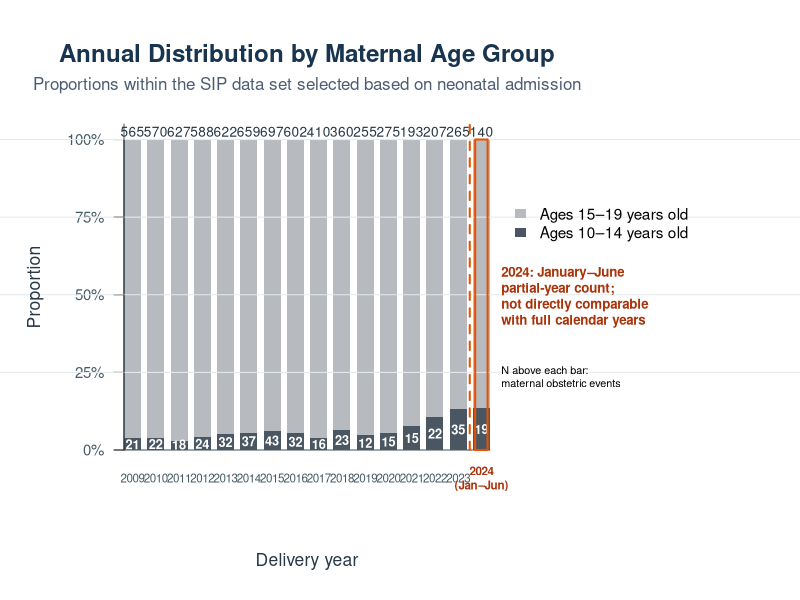

Write R code to recreate this figure.
## Figure 3: annual distribution by maternal age group (US academic English).
library(ragg)

years <- 2009:2024
totals <- c(565,570,627,588,622,659,697,602,410,360,255,275,193,207,265,140)
younger <- c(21,22,18,24,32,37,43,32,16,23,12,15,15,22,35,19)
older <- totals - younger
prop_young <- younger/totals
prop_old <- older/totals

out_path <- "manuscript/media/media/image3.jpeg"
agg_jpeg(out_path, width=1600, height=950, units="px", res=150, quality=96,
         background="white")
par(mar=c(7.5,6.2,6.2,15.5), family="sans", xaxs="i", yaxs="i", xpd=NA)
x <- barplot(rbind(prop_young,prop_old), beside=FALSE, col=c("#4A5661","#B7BBC0"),
             border=NA, space=.35, ylim=c(0,1.05), axes=FALSE, xlab="", ylab="")
axis(2, at=seq(0,1,.25), labels=paste0(seq(0,100,25),"%"), las=1,
     col.axis="#455A64", cex.axis=.9)
text(x[1:15], -.09, as.character(2009:2023), col="#455A64", cex=.70)
text(x[16], -.09, "2024\n(Jan–Jun)", col="#A9330A", cex=.70, font=2)
abline(h=seq(.25,1,.25), col="#E5E9EC", lwd=1)
box(bty="l", col="#455A64")
mtext("Delivery year", side=1, line=5, cex=1.05, col="#263746")
mtext("Proportion", side=2, line=4, cex=1.05, col="#263746")
title(main="Annual Distribution by Maternal Age Group", line=3.1, cex.main=1.45,
      col.main="#18344F", font.main=2)
mtext("Proportions within the SIP data set selected based on neonatal admission", side=3,
      line=1.5, cex=1.02, col="#4B5D73")
text(x, 1.025, totals, cex=.82, col="#263746")
text(x, pmax(prop_young/2,.018), younger, cex=.77, col="white", font=2)

orange <- "#E65300"
segments((x[15]+x[16])/2, 0, (x[15]+x[16])/2, 1.05,
         col=orange, lty=2, lwd=2)
rect(x[16]-.36,0,x[16]+.36,1,border=orange,lwd=2)
legend(max(x)+1.15,.82, legend=c("Ages 15–19 years old","Ages 10–14 years old"),
       fill=c("#B7BBC0","#4A5661"), border=NA, bty="n", cex=.92)
text(max(x)+1.15,.59,"2024: January–June\npartial-year count;\nnot directly comparable\nwith full calendar years",
     adj=c(0,1), col="#A9330A", font=2, cex=.8)
text(max(x)+1.15,.27,"N above each bar:\nmaternal obstetric events",adj=c(0,1),cex=.65)
invisible(dev.off())
cat("Figure 3 regenerated at", out_path, "\n")
